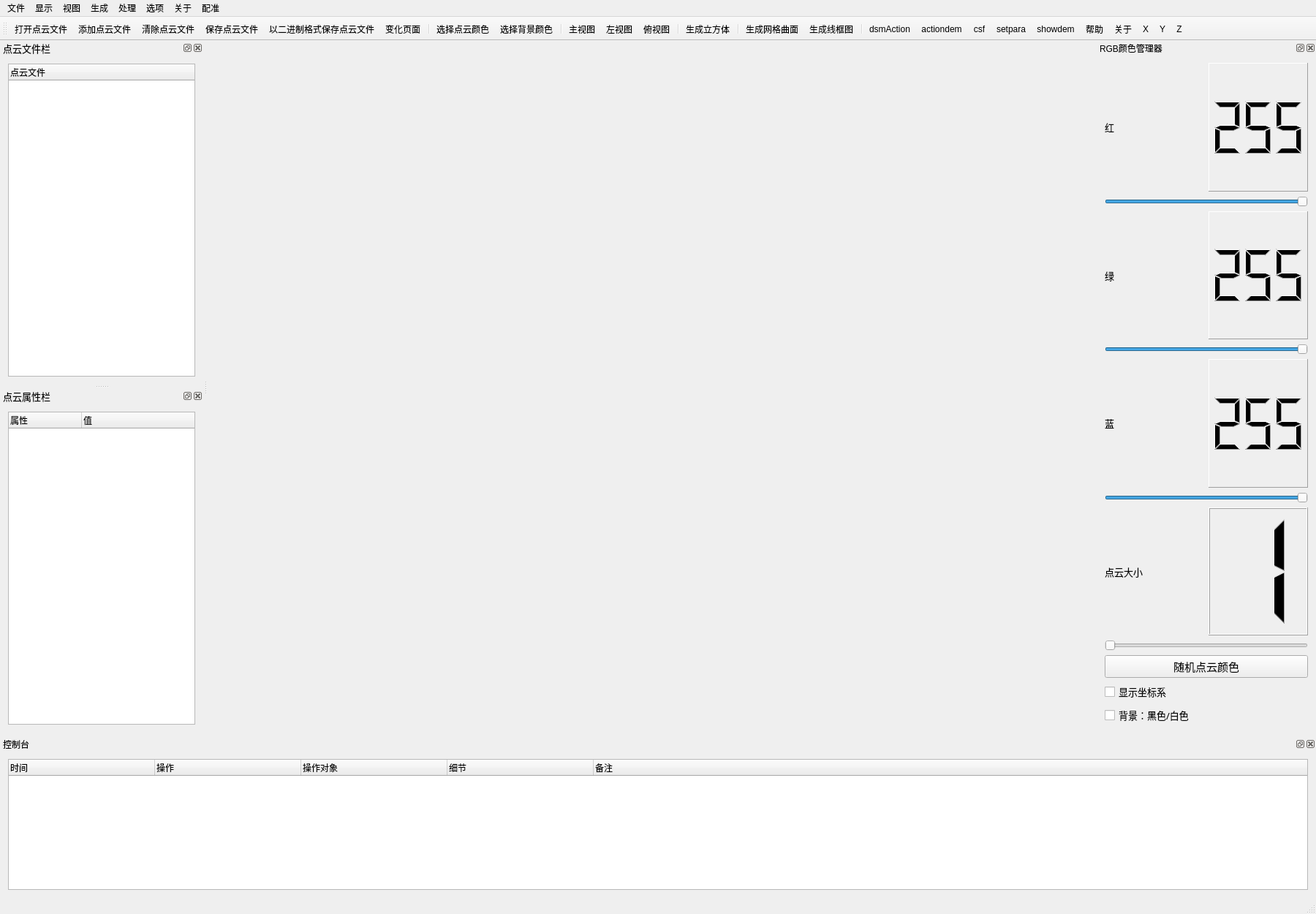
<?xml version="1.0" encoding="UTF-8"?>
<ui version="4.0">
 <class>CloudViewerClass</class>
 <widget class="QMainWindow" name="CloudViewerClass">
  <property name="geometry">
   <rect>
    <x>0</x>
    <y>0</y>
    <width>1800</width>
    <height>1250</height>
   </rect>
  </property>
  <property name="sizePolicy">
   <sizepolicy hsizetype="Expanding" vsizetype="Expanding">
    <horstretch>85</horstretch>
    <verstretch>0</verstretch>
   </sizepolicy>
  </property>
  <property name="minimumSize">
   <size>
    <width>900</width>
    <height>650</height>
   </size>
  </property>
  <property name="maximumSize">
   <size>
    <width>16777215</width>
    <height>16777215</height>
   </size>
  </property>
  <property name="windowTitle">
   <string>CloudViewer</string>
  </property>
  <property name="styleSheet">
   <string notr="true"/>
  </property>
  <property name="animated">
   <bool>true</bool>
  </property>
  <property name="tabShape">
   <enum>QTabWidget::Rounded</enum>
  </property>
  <property name="dockNestingEnabled">
   <bool>false</bool>
  </property>
  <widget class="QWidget" name="centralWidget">
   <property name="sizePolicy">
    <sizepolicy hsizetype="Preferred" vsizetype="Preferred">
     <horstretch>0</horstretch>
     <verstretch>0</verstretch>
    </sizepolicy>
   </property>
   <layout class="QHBoxLayout" name="horizontalLayout_5">
    <item>
     <widget class="QVTKWidget" name="screen" native="true">
      <property name="minimumSize">
       <size>
        <width>600</width>
        <height>400</height>
       </size>
      </property>
     </widget>
    </item>
   </layout>
  </widget>
  <widget class="QToolBar" name="mainToolBar">
   <attribute name="toolBarArea">
    <enum>TopToolBarArea</enum>
   </attribute>
   <attribute name="toolBarBreak">
    <bool>false</bool>
   </attribute>
   <addaction name="openAction"/>
   <addaction name="addAction"/>
   <addaction name="clearAction"/>
   <addaction name="saveAction"/>
   <addaction name="saveBinaryAction"/>
   <addaction name="changeAction"/>
   <addaction name="separator"/>
   <addaction name="pointcolorAction"/>
   <addaction name="bgcolorAction"/>
   <addaction name="separator"/>
   <addaction name="mainviewAction"/>
   <addaction name="leftviewAction"/>
   <addaction name="topviewAction"/>
   <addaction name="separator"/>
   <addaction name="cubeAction"/>
   <addaction name="separator"/>
   <addaction name="meshsurfaceAction"/>
   <addaction name="wireframeAction"/>
   <addaction name="separator"/>
   <addaction name="actiondsmAction"/>
   <addaction name="actionactiondem"/>
   <addaction name="actioncsf"/>
   <addaction name="actionsetpara"/>
   <addaction name="actionshowdem"/>
   <addaction name="helpAction"/>
   <addaction name="aboutAction"/>
   <addaction name="actionX"/>
   <addaction name="actionY"/>
   <addaction name="actionZ"/>
  </widget>
  <widget class="QStatusBar" name="statusBar"/>
  <widget class="QDockWidget" name="RGBDock">
   <property name="minimumSize">
    <size>
     <width>300</width>
     <height>667</height>
    </size>
   </property>
   <property name="maximumSize">
    <size>
     <width>300</width>
     <height>524287</height>
    </size>
   </property>
   <property name="windowTitle">
    <string>RGB颜色管理器</string>
   </property>
   <attribute name="dockWidgetArea">
    <number>2</number>
   </attribute>
   <widget class="QWidget" name="dockWidgetContents_4">
    <layout class="QVBoxLayout" name="verticalLayout_2">
     <item>
      <layout class="QVBoxLayout" name="verticalLayout">
       <item>
        <layout class="QHBoxLayout" name="horizontalLayout">
         <item>
          <widget class="QLabel" name="label_1">
           <property name="sizePolicy">
            <sizepolicy hsizetype="Expanding" vsizetype="Preferred">
             <horstretch>0</horstretch>
             <verstretch>0</verstretch>
            </sizepolicy>
           </property>
           <property name="font">
            <font>
             <family>微软雅黑</family>
             <pointsize>10</pointsize>
            </font>
           </property>
           <property name="text">
            <string>红</string>
           </property>
          </widget>
         </item>
         <item>
          <widget class="QLCDNumber" name="rLCD">
           <property name="sizePolicy">
            <sizepolicy hsizetype="Expanding" vsizetype="Minimum">
             <horstretch>0</horstretch>
             <verstretch>0</verstretch>
            </sizepolicy>
           </property>
           <property name="autoFillBackground">
            <bool>false</bool>
           </property>
           <property name="inputMethodHints">
            <set>Qt::ImhNone</set>
           </property>
           <property name="frameShape">
            <enum>QFrame::Panel</enum>
           </property>
           <property name="frameShadow">
            <enum>QFrame::Raised</enum>
           </property>
           <property name="lineWidth">
            <number>1</number>
           </property>
           <property name="smallDecimalPoint">
            <bool>false</bool>
           </property>
           <property name="digitCount">
            <number>3</number>
           </property>
           <property name="mode">
            <enum>QLCDNumber::Dec</enum>
           </property>
           <property name="value" stdset="0">
            <double>255.000000000000000</double>
           </property>
           <property name="intValue" stdset="0">
            <number>255</number>
           </property>
          </widget>
         </item>
        </layout>
       </item>
       <item>
        <widget class="QSlider" name="rSlider">
         <property name="sizePolicy">
          <sizepolicy hsizetype="Expanding" vsizetype="Fixed">
           <horstretch>0</horstretch>
           <verstretch>0</verstretch>
          </sizepolicy>
         </property>
         <property name="minimumSize">
          <size>
           <width>132</width>
           <height>0</height>
          </size>
         </property>
         <property name="maximum">
          <number>255</number>
         </property>
         <property name="sliderPosition">
          <number>255</number>
         </property>
         <property name="orientation">
          <enum>Qt::Horizontal</enum>
         </property>
        </widget>
       </item>
       <item>
        <layout class="QHBoxLayout" name="horizontalLayout_2">
         <item>
          <widget class="QLabel" name="label_2">
           <property name="sizePolicy">
            <sizepolicy hsizetype="Expanding" vsizetype="Preferred">
             <horstretch>0</horstretch>
             <verstretch>0</verstretch>
            </sizepolicy>
           </property>
           <property name="font">
            <font>
             <family>微软雅黑</family>
             <pointsize>10</pointsize>
            </font>
           </property>
           <property name="text">
            <string>绿</string>
           </property>
          </widget>
         </item>
         <item>
          <widget class="QLCDNumber" name="gLCD">
           <property name="sizePolicy">
            <sizepolicy hsizetype="Expanding" vsizetype="Minimum">
             <horstretch>0</horstretch>
             <verstretch>0</verstretch>
            </sizepolicy>
           </property>
           <property name="frameShape">
            <enum>QFrame::Panel</enum>
           </property>
           <property name="digitCount">
            <number>3</number>
           </property>
           <property name="intValue" stdset="0">
            <number>255</number>
           </property>
          </widget>
         </item>
        </layout>
       </item>
       <item>
        <widget class="QSlider" name="gSlider">
         <property name="sizePolicy">
          <sizepolicy hsizetype="Expanding" vsizetype="Fixed">
           <horstretch>0</horstretch>
           <verstretch>0</verstretch>
          </sizepolicy>
         </property>
         <property name="minimumSize">
          <size>
           <width>132</width>
           <height>0</height>
          </size>
         </property>
         <property name="maximum">
          <number>255</number>
         </property>
         <property name="sliderPosition">
          <number>255</number>
         </property>
         <property name="orientation">
          <enum>Qt::Horizontal</enum>
         </property>
        </widget>
       </item>
       <item>
        <layout class="QHBoxLayout" name="horizontalLayout_3">
         <item>
          <widget class="QLabel" name="label_3">
           <property name="sizePolicy">
            <sizepolicy hsizetype="Expanding" vsizetype="Preferred">
             <horstretch>0</horstretch>
             <verstretch>0</verstretch>
            </sizepolicy>
           </property>
           <property name="font">
            <font>
             <family>微软雅黑</family>
             <pointsize>10</pointsize>
            </font>
           </property>
           <property name="text">
            <string>蓝</string>
           </property>
          </widget>
         </item>
         <item>
          <widget class="QLCDNumber" name="bLCD">
           <property name="sizePolicy">
            <sizepolicy hsizetype="Expanding" vsizetype="Minimum">
             <horstretch>0</horstretch>
             <verstretch>0</verstretch>
            </sizepolicy>
           </property>
           <property name="frameShape">
            <enum>QFrame::Panel</enum>
           </property>
           <property name="digitCount">
            <number>3</number>
           </property>
           <property name="intValue" stdset="0">
            <number>255</number>
           </property>
          </widget>
         </item>
        </layout>
       </item>
       <item>
        <widget class="QSlider" name="bSlider">
         <property name="sizePolicy">
          <sizepolicy hsizetype="Expanding" vsizetype="Fixed">
           <horstretch>0</horstretch>
           <verstretch>0</verstretch>
          </sizepolicy>
         </property>
         <property name="minimumSize">
          <size>
           <width>132</width>
           <height>0</height>
          </size>
         </property>
         <property name="maximum">
          <number>255</number>
         </property>
         <property name="sliderPosition">
          <number>255</number>
         </property>
         <property name="orientation">
          <enum>Qt::Horizontal</enum>
         </property>
        </widget>
       </item>
       <item>
        <layout class="QHBoxLayout" name="horizontalLayout_4">
         <item>
          <widget class="QLabel" name="label_4">
           <property name="sizePolicy">
            <sizepolicy hsizetype="Expanding" vsizetype="Preferred">
             <horstretch>0</horstretch>
             <verstretch>0</verstretch>
            </sizepolicy>
           </property>
           <property name="font">
            <font>
             <family>微软雅黑</family>
             <pointsize>10</pointsize>
            </font>
           </property>
           <property name="text">
            <string>点云大小</string>
           </property>
          </widget>
         </item>
         <item>
          <widget class="QLCDNumber" name="sizeLCD">
           <property name="sizePolicy">
            <sizepolicy hsizetype="Expanding" vsizetype="Minimum">
             <horstretch>0</horstretch>
             <verstretch>0</verstretch>
            </sizepolicy>
           </property>
           <property name="digitCount">
            <number>1</number>
           </property>
           <property name="segmentStyle">
            <enum>QLCDNumber::Filled</enum>
           </property>
           <property name="intValue" stdset="0">
            <number>1</number>
           </property>
          </widget>
         </item>
        </layout>
       </item>
       <item>
        <widget class="QSlider" name="pSlider">
         <property name="sizePolicy">
          <sizepolicy hsizetype="Expanding" vsizetype="Fixed">
           <horstretch>0</horstretch>
           <verstretch>0</verstretch>
          </sizepolicy>
         </property>
         <property name="minimumSize">
          <size>
           <width>132</width>
           <height>0</height>
          </size>
         </property>
         <property name="minimum">
          <number>1</number>
         </property>
         <property name="maximum">
          <number>10</number>
         </property>
         <property name="sliderPosition">
          <number>1</number>
         </property>
         <property name="orientation">
          <enum>Qt::Horizontal</enum>
         </property>
        </widget>
       </item>
       <item>
        <widget class="QPushButton" name="colorBtn">
         <property name="font">
          <font>
           <family>Times New Roman</family>
           <pointsize>11</pointsize>
          </font>
         </property>
         <property name="styleSheet">
          <string notr="true"/>
         </property>
         <property name="text">
          <string>随机点云颜色</string>
         </property>
        </widget>
       </item>
      </layout>
     </item>
     <item>
      <widget class="QCheckBox" name="cooCbx">
       <property name="font">
        <font>
         <family>微软雅黑</family>
         <pointsize>10</pointsize>
        </font>
       </property>
       <property name="text">
        <string>显示坐标系</string>
       </property>
      </widget>
     </item>
     <item>
      <widget class="QCheckBox" name="bgcCbx">
       <property name="font">
        <font>
         <family>微软雅黑</family>
         <pointsize>10</pointsize>
        </font>
       </property>
       <property name="text">
        <string>背景：黑色/白色</string>
       </property>
      </widget>
     </item>
    </layout>
   </widget>
  </widget>
  <widget class="QDockWidget" name="dataDock">
   <property name="minimumSize">
    <size>
     <width>250</width>
     <height>287</height>
    </size>
   </property>
   <property name="maximumSize">
    <size>
     <width>300</width>
     <height>524287</height>
    </size>
   </property>
   <property name="font">
    <font>
     <family>微软雅黑</family>
     <pointsize>10</pointsize>
    </font>
   </property>
   <property name="windowTitle">
    <string>点云文件栏</string>
   </property>
   <attribute name="dockWidgetArea">
    <number>1</number>
   </attribute>
   <widget class="QWidget" name="dockWidgetContents_5">
    <layout class="QVBoxLayout" name="verticalLayout_3">
     <item>
      <widget class="QTreeWidget" name="dataTree">
       <property name="minimumSize">
        <size>
         <width>0</width>
         <height>180</height>
        </size>
       </property>
       <property name="font">
        <font>
         <family>微软雅黑</family>
         <pointsize>9</pointsize>
        </font>
       </property>
       <property name="contextMenuPolicy">
        <enum>Qt::CustomContextMenu</enum>
       </property>
       <column>
        <property name="text">
         <string>点云文件</string>
        </property>
       </column>
      </widget>
     </item>
    </layout>
   </widget>
  </widget>
  <widget class="QDockWidget" name="propertyDock">
   <property name="minimumSize">
    <size>
     <width>250</width>
     <height>287</height>
    </size>
   </property>
   <property name="font">
    <font>
     <family>微软雅黑</family>
     <pointsize>10</pointsize>
    </font>
   </property>
   <property name="windowTitle">
    <string>点云属性栏</string>
   </property>
   <attribute name="dockWidgetArea">
    <number>1</number>
   </attribute>
   <widget class="QWidget" name="dockWidgetContents_6">
    <layout class="QVBoxLayout" name="verticalLayout_4">
     <item>
      <widget class="QTableWidget" name="propertyTable">
       <property name="minimumSize">
        <size>
         <width>0</width>
         <height>180</height>
        </size>
       </property>
       <property name="font">
        <font>
         <pointsize>9</pointsize>
        </font>
       </property>
       <property name="frameShadow">
        <enum>QFrame::Sunken</enum>
       </property>
       <property name="midLineWidth">
        <number>0</number>
       </property>
       <property name="horizontalScrollBarPolicy">
        <enum>Qt::ScrollBarAsNeeded</enum>
       </property>
       <property name="sizeAdjustPolicy">
        <enum>QAbstractScrollArea::AdjustIgnored</enum>
       </property>
       <property name="autoScroll">
        <bool>true</bool>
       </property>
       <property name="editTriggers">
        <set>QAbstractItemView::NoEditTriggers</set>
       </property>
       <property name="tabKeyNavigation">
        <bool>true</bool>
       </property>
       <property name="showDropIndicator" stdset="0">
        <bool>true</bool>
       </property>
       <property name="dragDropOverwriteMode">
        <bool>true</bool>
       </property>
       <property name="alternatingRowColors">
        <bool>false</bool>
       </property>
       <property name="selectionMode">
        <enum>QAbstractItemView::ExtendedSelection</enum>
       </property>
       <property name="textElideMode">
        <enum>Qt::ElideLeft</enum>
       </property>
       <property name="horizontalScrollMode">
        <enum>QAbstractItemView::ScrollPerItem</enum>
       </property>
       <property name="showGrid">
        <bool>false</bool>
       </property>
       <property name="wordWrap">
        <bool>true</bool>
       </property>
       <property name="cornerButtonEnabled">
        <bool>true</bool>
       </property>
       <property name="rowCount">
        <number>4</number>
       </property>
       <property name="columnCount">
        <number>2</number>
       </property>
       <attribute name="horizontalHeaderCascadingSectionResizes">
        <bool>false</bool>
       </attribute>
       <attribute name="horizontalHeaderDefaultSectionSize">
        <number>100</number>
       </attribute>
       <attribute name="horizontalHeaderHighlightSections">
        <bool>true</bool>
       </attribute>
       <attribute name="horizontalHeaderMinimumSectionSize">
        <number>25</number>
       </attribute>
       <attribute name="horizontalHeaderStretchLastSection">
        <bool>true</bool>
       </attribute>
       <attribute name="verticalHeaderVisible">
        <bool>false</bool>
       </attribute>
       <attribute name="verticalHeaderCascadingSectionResizes">
        <bool>false</bool>
       </attribute>
       <row/>
       <row/>
       <row/>
       <row/>
       <column>
        <property name="text">
         <string>属性</string>
        </property>
        <property name="textAlignment">
         <set>AlignLeading|AlignVCenter</set>
        </property>
       </column>
       <column>
        <property name="text">
         <string>值</string>
        </property>
        <property name="textAlignment">
         <set>AlignLeading|AlignVCenter</set>
        </property>
       </column>
      </widget>
     </item>
    </layout>
   </widget>
  </widget>
  <widget class="QDockWidget" name="consoleDock">
   <property name="minimumSize">
    <size>
     <width>220</width>
     <height>220</height>
    </size>
   </property>
   <property name="maximumSize">
    <size>
     <width>524287</width>
     <height>220</height>
    </size>
   </property>
   <property name="windowTitle">
    <string>控制台</string>
   </property>
   <attribute name="dockWidgetArea">
    <number>8</number>
   </attribute>
   <widget class="QWidget" name="dockWidgetContents_7">
    <layout class="QVBoxLayout" name="verticalLayout_5">
     <item>
      <widget class="QTableWidget" name="consoleTable">
       <property name="showGrid">
        <bool>false</bool>
       </property>
       <property name="gridStyle">
        <enum>Qt::SolidLine</enum>
       </property>
       <property name="rowCount">
        <number>0</number>
       </property>
       <property name="columnCount">
        <number>5</number>
       </property>
       <attribute name="horizontalHeaderVisible">
        <bool>true</bool>
       </attribute>
       <attribute name="horizontalHeaderDefaultSectionSize">
        <number>200</number>
       </attribute>
       <attribute name="horizontalHeaderStretchLastSection">
        <bool>true</bool>
       </attribute>
       <attribute name="verticalHeaderVisible">
        <bool>false</bool>
       </attribute>
       <column>
        <property name="text">
         <string>时间</string>
        </property>
        <property name="textAlignment">
         <set>AlignLeading|AlignVCenter</set>
        </property>
       </column>
       <column>
        <property name="text">
         <string>操作</string>
        </property>
        <property name="textAlignment">
         <set>AlignLeading|AlignVCenter</set>
        </property>
       </column>
       <column>
        <property name="text">
         <string>操作对象</string>
        </property>
        <property name="textAlignment">
         <set>AlignLeading|AlignVCenter</set>
        </property>
       </column>
       <column>
        <property name="text">
         <string>细节</string>
        </property>
        <property name="textAlignment">
         <set>AlignLeading|AlignVCenter</set>
        </property>
       </column>
       <column>
        <property name="text">
         <string>备注</string>
        </property>
        <property name="textAlignment">
         <set>AlignLeading|AlignVCenter</set>
        </property>
       </column>
      </widget>
     </item>
    </layout>
   </widget>
  </widget>
  <widget class="QMenuBar" name="menuBar">
   <property name="geometry">
    <rect>
     <x>0</x>
     <y>0</y>
     <width>1800</width>
     <height>23</height>
    </rect>
   </property>
   <property name="font">
    <font>
     <family>微软雅黑</family>
    </font>
   </property>
   <widget class="QMenu" name="menuFile">
    <property name="title">
     <string>文件</string>
    </property>
    <addaction name="openAction"/>
    <addaction name="addAction"/>
    <addaction name="clearAction"/>
    <addaction name="saveAction"/>
    <addaction name="saveBinaryAction"/>
    <addaction name="changeAction"/>
    <addaction name="exitAction"/>
   </widget>
   <widget class="QMenu" name="menuGenerate">
    <property name="title">
     <string>生成</string>
    </property>
    <widget class="QMenu" name="menuBasic_shapes">
     <property name="title">
      <string>基本形状</string>
     </property>
     <property name="icon">
      <iconset resource="cloudviewer.qrc">
       <normaloff>:/Resources/images/shape.png</normaloff>:/Resources/images/shape.png</iconset>
     </property>
     <addaction name="sphereAction"/>
     <addaction name="cylinderAction"/>
    </widget>
    <addaction name="cubeAction"/>
    <addaction name="menuBasic_shapes"/>
   </widget>
   <widget class="QMenu" name="menuAbout">
    <property name="title">
     <string>关于</string>
    </property>
    <addaction name="helpAction"/>
    <addaction name="aboutAction"/>
    <addaction name="separator"/>
   </widget>
   <widget class="QMenu" name="menuOption">
    <property name="title">
     <string>选项</string>
    </property>
    <widget class="QMenu" name="themeAction">
     <property name="title">
      <string>主题</string>
     </property>
     <property name="icon">
      <iconset resource="cloudviewer.qrc">
       <normaloff>:/Resources/images/theme.png</normaloff>:/Resources/images/theme.png</iconset>
     </property>
     <addaction name="windowsThemeAction"/>
     <addaction name="darculaThemeAction"/>
    </widget>
    <widget class="QMenu" name="langAction">
     <property name="title">
      <string>语言</string>
     </property>
     <property name="icon">
      <iconset resource="cloudviewer.qrc">
       <normaloff>:/Resources/images/language.png</normaloff>:/Resources/images/language.png</iconset>
     </property>
     <addaction name="englishAction"/>
     <addaction name="chineseAction"/>
    </widget>
    <addaction name="themeAction"/>
    <addaction name="langAction"/>
   </widget>
   <widget class="QMenu" name="menuView">
    <property name="title">
     <string>显示</string>
    </property>
    <widget class="QMenu" name="menuAngle_view">
     <property name="title">
      <string>三视图</string>
     </property>
     <addaction name="mainviewAction"/>
     <addaction name="leftviewAction"/>
     <addaction name="topviewAction"/>
    </widget>
    <addaction name="pointcolorAction"/>
    <addaction name="bgcolorAction"/>
    <addaction name="menuAngle_view"/>
   </widget>
   <widget class="QMenu" name="menuView_2">
    <property name="title">
     <string>视图</string>
    </property>
    <addaction name="dataAction"/>
    <addaction name="propertyAction"/>
    <addaction name="consoleAction"/>
    <addaction name="RGBAction"/>
   </widget>
   <widget class="QMenu" name="menuProcess">
    <property name="title">
     <string>处理</string>
    </property>
    <addaction name="meshsurfaceAction"/>
    <addaction name="wireframeAction"/>
   </widget>
   <widget class="QMenu" name="menu">
    <property name="title">
     <string>配准</string>
    </property>
    <addaction name="separator"/>
    <addaction name="actionICP"/>
    <addaction name="actionNDT"/>
   </widget>
   <addaction name="menuFile"/>
   <addaction name="menuView"/>
   <addaction name="menuView_2"/>
   <addaction name="menuGenerate"/>
   <addaction name="menuProcess"/>
   <addaction name="menuOption"/>
   <addaction name="menuAbout"/>
   <addaction name="menu"/>
  </widget>
  <action name="openAction">
   <property name="icon">
    <iconset resource="cloudviewer.qrc">
     <normaloff>:/Resources/images/open.png</normaloff>:/Resources/images/open.png</iconset>
   </property>
   <property name="text">
    <string>打开点云文件</string>
   </property>
   <property name="statusTip">
    <string>打开点云文件</string>
   </property>
   <property name="shortcut">
    <string>Ctrl+O</string>
   </property>
  </action>
  <action name="saveAction">
   <property name="icon">
    <iconset resource="cloudviewer.qrc">
     <normaloff>:/Resources/images/save.png</normaloff>:/Resources/images/save.png</iconset>
   </property>
   <property name="text">
    <string>保存点云文件</string>
   </property>
   <property name="statusTip">
    <string>保存点云文件</string>
   </property>
   <property name="shortcut">
    <string>Ctrl+S</string>
   </property>
  </action>
  <action name="saveasAction">
   <property name="text">
    <string>Save as...</string>
   </property>
  </action>
  <action name="cubeAction">
   <property name="icon">
    <iconset resource="cloudviewer.qrc">
     <normaloff>:/Resources/images/cube.png</normaloff>:/Resources/images/cube.png</iconset>
   </property>
   <property name="text">
    <string>生成立方体</string>
   </property>
   <property name="statusTip">
    <string>生成一个立方体点云</string>
   </property>
  </action>
  <action name="helpAction">
   <property name="icon">
    <iconset resource="cloudviewer.qrc">
     <normaloff>:/Resources/images/help.png</normaloff>:/Resources/images/help.png</iconset>
   </property>
   <property name="text">
    <string>帮助</string>
   </property>
   <property name="statusTip">
    <string>显示帮助信息</string>
   </property>
  </action>
  <action name="aboutAction">
   <property name="icon">
    <iconset resource="cloudviewer.qrc">
     <normaloff>:/Resources/images/about.png</normaloff>:/Resources/images/about.png</iconset>
   </property>
   <property name="text">
    <string>关于</string>
   </property>
   <property name="statusTip">
    <string>显示软件信息</string>
   </property>
  </action>
  <action name="changeAction">
   <property name="icon">
    <iconset resource="cloudviewer.qrc">
     <normaloff>:/Resources/images/change.png</normaloff>:/Resources/images/change.png</iconset>
   </property>
   <property name="text">
    <string>变化页面</string>
   </property>
   <property name="statusTip">
    <string>改版文件格式</string>
   </property>
  </action>
  <action name="exitAction">
   <property name="icon">
    <iconset resource="cloudviewer.qrc">
     <normaloff>:/Resources/images/exit.png</normaloff>:/Resources/images/exit.png</iconset>
   </property>
   <property name="text">
    <string>退出程序</string>
   </property>
   <property name="shortcut">
    <string>Ctrl+Q</string>
   </property>
  </action>
  <action name="pointcolorAction">
   <property name="icon">
    <iconset resource="cloudviewer.qrc">
     <normaloff>:/Resources/images/pointcolor.png</normaloff>:/Resources/images/pointcolor.png</iconset>
   </property>
   <property name="text">
    <string>选择点云颜色</string>
   </property>
   <property name="statusTip">
    <string>选择点云颜色</string>
   </property>
  </action>
  <action name="bgcolorAction">
   <property name="icon">
    <iconset resource="cloudviewer.qrc">
     <normaloff>:/Resources/images/bgcolor.png</normaloff>:/Resources/images/bgcolor.png</iconset>
   </property>
   <property name="text">
    <string>选择背景颜色</string>
   </property>
   <property name="statusTip">
    <string>选择背景颜色</string>
   </property>
  </action>
  <action name="mainviewAction">
   <property name="icon">
    <iconset resource="cloudviewer.qrc">
     <normaloff>:/Resources/images/zhengshi.png</normaloff>:/Resources/images/zhengshi.png</iconset>
   </property>
   <property name="text">
    <string>主视图</string>
   </property>
   <property name="statusTip">
    <string>主视图</string>
   </property>
  </action>
  <action name="leftviewAction">
   <property name="icon">
    <iconset resource="cloudviewer.qrc">
     <normaloff>:/Resources/images/zuoshi.png</normaloff>:/Resources/images/zuoshi.png</iconset>
   </property>
   <property name="text">
    <string>左视图</string>
   </property>
   <property name="statusTip">
    <string>左视图</string>
   </property>
  </action>
  <action name="topviewAction">
   <property name="icon">
    <iconset resource="cloudviewer.qrc">
     <normaloff>:/Resources/images/fushi.png</normaloff>:/Resources/images/fushi.png</iconset>
   </property>
   <property name="text">
    <string>俯视图</string>
   </property>
   <property name="statusTip">
    <string>俯视图</string>
   </property>
  </action>
  <action name="dataAction">
   <property name="checkable">
    <bool>true</bool>
   </property>
   <property name="checked">
    <bool>true</bool>
   </property>
   <property name="text">
    <string>点云文件栏</string>
   </property>
  </action>
  <action name="propertyAction">
   <property name="checkable">
    <bool>true</bool>
   </property>
   <property name="checked">
    <bool>true</bool>
   </property>
   <property name="text">
    <string>点云属性栏</string>
   </property>
  </action>
  <action name="consoleAction">
   <property name="checkable">
    <bool>true</bool>
   </property>
   <property name="checked">
    <bool>true</bool>
   </property>
   <property name="text">
    <string>控制台</string>
   </property>
  </action>
  <action name="RGBAction">
   <property name="checkable">
    <bool>true</bool>
   </property>
   <property name="checked">
    <bool>true</bool>
   </property>
   <property name="text">
    <string>颜色管理器</string>
   </property>
  </action>
  <action name="clearAction">
   <property name="icon">
    <iconset resource="cloudviewer.qrc">
     <normaloff>:/Resources/images/clear.png</normaloff>:/Resources/images/clear.png</iconset>
   </property>
   <property name="text">
    <string>清除点云文件</string>
   </property>
   <property name="statusTip">
    <string>清除点云文件</string>
   </property>
  </action>
  <action name="addAction">
   <property name="icon">
    <iconset resource="cloudviewer.qrc">
     <normaloff>:/Resources/images/add.png</normaloff>:/Resources/images/add.png</iconset>
   </property>
   <property name="text">
    <string>添加点云文件</string>
   </property>
   <property name="statusTip">
    <string>添加点云文件</string>
   </property>
  </action>
  <action name="sphereAction">
   <property name="icon">
    <iconset resource="cloudviewer.qrc">
     <normaloff>:/Resources/images/sphere.png</normaloff>:/Resources/images/sphere.png</iconset>
   </property>
   <property name="text">
    <string>球体</string>
   </property>
  </action>
  <action name="cylinderAction">
   <property name="icon">
    <iconset resource="cloudviewer.qrc">
     <normaloff>:/Resources/images/cylinder.png</normaloff>:/Resources/images/cylinder.png</iconset>
   </property>
   <property name="text">
    <string>圆柱</string>
   </property>
  </action>
  <action name="meshsurfaceAction">
   <property name="icon">
    <iconset resource="cloudviewer.qrc">
     <normaloff>:/Resources/images/mesh.png</normaloff>:/Resources/images/mesh.png</iconset>
   </property>
   <property name="text">
    <string>生成网格曲面</string>
   </property>
   <property name="statusTip">
    <string>生成网格曲面</string>
   </property>
  </action>
  <action name="wireframeAction">
   <property name="icon">
    <iconset resource="cloudviewer.qrc">
     <normaloff>:/Resources/images/frame.png</normaloff>:/Resources/images/frame.png</iconset>
   </property>
   <property name="text">
    <string>生成线框图</string>
   </property>
   <property name="statusTip">
    <string>生成线框图</string>
   </property>
  </action>
  <action name="windowsThemeAction">
   <property name="text">
    <string>白色</string>
   </property>
  </action>
  <action name="darculaThemeAction">
   <property name="text">
    <string>黑色</string>
   </property>
  </action>
  <action name="englishAction">
   <property name="text">
    <string>英语</string>
   </property>
  </action>
  <action name="chineseAction">
   <property name="text">
    <string>汉语</string>
   </property>
  </action>
  <action name="saveBinaryAction">
   <property name="icon">
    <iconset resource="cloudviewer.qrc">
     <normaloff>:/Resources/images/saveBinary.png</normaloff>:/Resources/images/saveBinary.png</iconset>
   </property>
   <property name="text">
    <string>以二进制格式保存点云文件</string>
   </property>
   <property name="statusTip">
    <string>二进制保存点云文件</string>
   </property>
  </action>
  <action name="actionaaa">
   <property name="text">
    <string>aaa</string>
   </property>
  </action>
  <action name="actionX">
   <property name="icon">
    <iconset>
     <normaloff>Resources/images/X.PNG</normaloff>Resources/images/X.PNG</iconset>
   </property>
   <property name="text">
    <string>X</string>
   </property>
   <property name="statusTip">
    <string>X轴等高变色</string>
   </property>
  </action>
  <action name="actionY">
   <property name="icon">
    <iconset>
     <normaloff>Resources/images/Y.PNG</normaloff>Resources/images/Y.PNG</iconset>
   </property>
   <property name="text">
    <string>Y</string>
   </property>
   <property name="statusTip">
    <string>Y轴等高变色</string>
   </property>
  </action>
  <action name="actionZ">
   <property name="icon">
    <iconset>
     <normaloff>Resources/images/z.PNG</normaloff>Resources/images/z.PNG</iconset>
   </property>
   <property name="text">
    <string>Z</string>
   </property>
   <property name="statusTip">
    <string>Z轴等高变色</string>
   </property>
  </action>
  <action name="actiondsmAction">
   <property name="icon">
    <iconset resource="cloudviewer.qrc">
     <normaloff>:/Resources/images/dsm.png</normaloff>:/Resources/images/dsm.png</iconset>
   </property>
   <property name="text">
    <string>dsmAction</string>
   </property>
   <property name="iconText">
    <string>dsmAction</string>
   </property>
   <property name="toolTip">
    <string>生成数字表面模型（DSM）</string>
   </property>
   <property name="statusTip">
    <string>DSM</string>
   </property>
  </action>
  <action name="actionactiondem">
   <property name="icon">
    <iconset resource="cloudviewer.qrc">
     <normaloff>:/Resources/images/dem.png</normaloff>:/Resources/images/dem.png</iconset>
   </property>
   <property name="text">
    <string>actiondem</string>
   </property>
   <property name="toolTip">
    <string>&lt;html&gt;&lt;head/&gt;&lt;body&gt;&lt;p&gt;生成数字高程模型（DEM）&lt;/p&gt;&lt;/body&gt;&lt;/html&gt;</string>
   </property>
   <property name="statusTip">
    <string>DEM</string>
   </property>
  </action>
  <action name="actionshowdem">
   <property name="icon">
    <iconset>
     <normaloff>Resources/images/showdem.png</normaloff>Resources/images/showdem.png</iconset>
   </property>
   <property name="text">
    <string>showdem</string>
   </property>
  </action>
  <action name="actionICP">
   <property name="text">
    <string>ICP</string>
   </property>
  </action>
  <action name="actionNDT">
   <property name="text">
    <string>NDT</string>
   </property>
  </action>
  <action name="actioncsf">
   <property name="icon">
    <iconset resource="cloudviewer.qrc">
     <normaloff>:/Resources/images/csf.png</normaloff>:/Resources/images/csf.png</iconset>
   </property>
   <property name="text">
    <string>csf</string>
   </property>
   <property name="toolTip">
    <string>提取地形点</string>
   </property>
  </action>
  <action name="actionsetpara">
   <property name="icon">
    <iconset resource="cloudviewer.qrc">
     <normaloff>:/Resources/images/csfpara.png</normaloff>:/Resources/images/csfpara.png</iconset>
   </property>
   <property name="text">
    <string>setpara</string>
   </property>
   <property name="toolTip">
    <string>设置CSF参数</string>
   </property>
  </action>
 </widget>
 <layoutdefault spacing="6" margin="11"/>
 <customwidgets>
  <customwidget>
   <class>QVTKWidget</class>
   <extends>QWidget</extends>
   <header>QVTKWidget.h</header>
  </customwidget>
 </customwidgets>
 <resources>
  <include location="cloudviewer.qrc"/>
 </resources>
 <connections/>
</ui>
